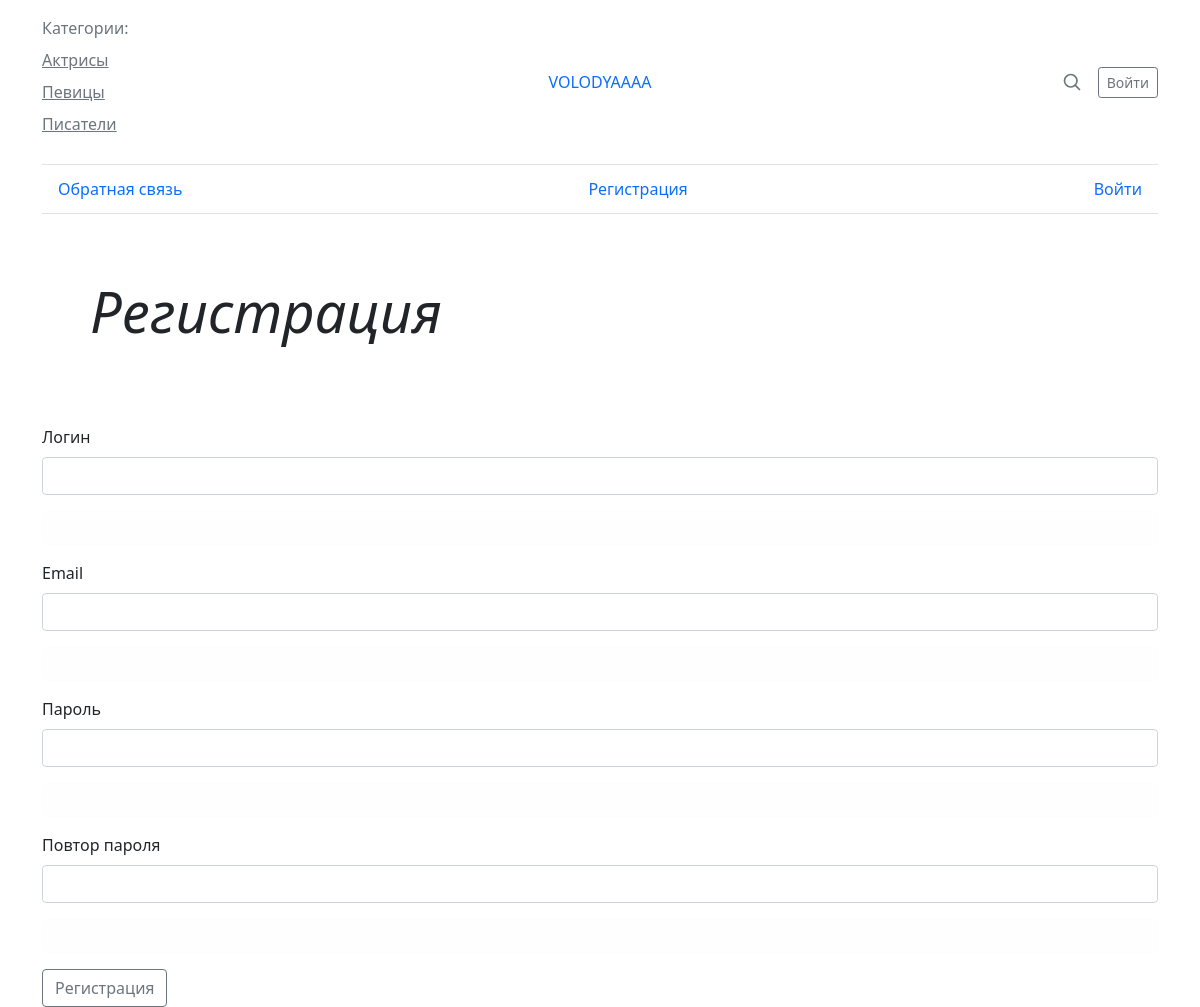
Screenshot of /register/ with the database file from the repository.
### women/models.py (models this page shows, shortened)
class Category(models.Model):
    name = models.CharField(max_length=100, db_index=True)
    slug = models.SlugField(max_length=255, unique=True, db_index=True, verbose_name="URL" )
    def get_absolute_url(self):
        return reverse('category', kwargs={'cat_slug': self.slug})
    class Meta:
        verbose_name = 'Категории'
        verbose_name_plural = 'Категории'

### women/views.py (the view, shortened to what this page needs)
# urls.py: path('register/', RegisterUser.as_view(), name='register'),
class RegisterUser(DataMixin, CreateView):
    form_class = RegisterUserForm
    template_name = 'women/register.html'
    success_url = reverse_lazy('login')
    def get_context_data(self, *, object_list=None, **kwargs):
        context = super().get_context_data(**kwargs)
        c_def = self.get_user_context(title="Регистрация")
        return dict(list(context.items()) + list(c_def.items()) )

### women/forms.py
class RegisterUserForm(UserCreationForm):
    username = forms.CharField(label='Логин', widget=forms.TextInput(attrs={'class': 'form-control'}))
    email = forms.EmailField(label='Email', widget=forms.EmailInput(attrs={'class': 'form-control'}))
    password1 = forms.CharField(label='Пароль', widget=forms.PasswordInput(attrs={'class': 'form-control'}))
    password2 = forms.CharField(label='Повтор пароля', widget=forms.PasswordInput(attrs={'class': 'form-control'}))
    class Meta:
        model = User
        fields = ('username','email', 'password1', 'password2')

### women/utils.py (called while the page is built)
    def get_user_context(self, **kwargs):
        context = kwargs
        cats = Category.objects.annotate(Count('women'))
        user_menu = menu.copy()
        if not self.request.user.is_authenticated:
            user_menu.pop(0)
        context['menu'] = user_menu
        context['cats'] = cats
        if 'cat_selected' not in context:
            context['cat_selected'] = 0
        return context

### women/templates/women/register.html (shortened to what this page needs)
{% extends 'women/base.html' %}
{% block content %}
<form  method="post">
    {% for f in form %}
    <p><label class="form-label" for="{{ f.id_for_label }}">{{f.label}}</label>{{ f }}</p>
    <div class="alert alert-light" role="alert">
    </div>
    {% endfor %}
    <button type="submit" class="btn btn-outline-secondary">Регистрация</button>
</form>
{%endblock%}

### women/templates/women/base.html (shortened to what this page needs)
{% load static %}
{% load women_tags %}
<!DOCTYPE html>
<html lang="en">
<head>
    <link rel="stylesheet" href="{% static 'women/css/style.css' %}">
</head>
<body>
    <div class="container">
        <header class="border-bottom lh-1 py-3">
          <div class="row flex-nowrap justify-content-between align-items-center">
            <div class="col-4 pt-1">
              <p class="link-secondary " >Категории:</p>
             {% for c in cats %}
              {% if c.women__count > 0 %}
             {% if c.pk == cat_selected %}
             <p class="link-primary ">{{c.name}}</p>
             {% else %}
   <p><a class="link-secondary " href="{{ c.get_absolute_url }}">{{c.name}}</a></p>
             {% endif %}
             {% endif %}
             {% endfor %}
            </div>
            <div class="col-4 text-center">
              <a class="blog-header-logo text-body-emphasis text-decoration-none text-uppercase" href="{% url 'home' %}"> VOLODYAAAA</a>
            </div>
            <div class="col-4 d-flex justify-content-end align-items-center">
              <a class="link-secondary" href="#" aria-label="Search">
                <svg xmlns="http://www.w3.org/2000/svg" width="20" height="20" fill="none" stroke="currentColor" stroke-linecap="round" stroke-linejoin="round" stroke-width="2" class="mx-3" role="img" viewBox="0 0 24 24"><title>Search</title><circle cx="10.5" cy="10.5" r="7.5"></circle><path d="M21 21l-5.2-5.2"></path></svg>
              </a>
              <a class="btn btn-sm btn-outline-secondary" href="#">Войти</a>
            </div>
          </div>
        </header>
        {% block mainmenu %}
        <div class="nav-scroller py-1 mb-3 border-bottom">
          <nav class="nav nav-underline justify-content-between">
            {% for m in menu %}
            <a class="nav-item nav-link link-body-emphasis active" href="{% url m.url_name  %}">{{m.title}}</a>
            {% endfor %}
            {% endblock mainmenu %}
            {% if request.user.is_authenticated %}
            <a class="nav-item nav-link link-body-emphasis " href="№">{{user.username}}</a>
            <a class="nav-item nav-link link-body-emphasis " href="{% url 'logout'  %}">Выйти</a>
            {% else %}
            <a class="nav-item nav-link link-body-emphasis " href="{% url 'register'  %}">Регистрация</a>
            <a class="nav-item nav-link link-body-emphasis " href="{% url 'login'  %}">Войти</a>
            {% endif %}
          </nav>
        </div>
      </div>
      <main class="container container-fluid">
        <div class="p-4 p-md-5 mb-4 rounded text-body-emphasis bg-body-secondary">
            <div class="col-lg-6 px-0">
              <h1 class="display-4 fst-italic ">{{title}}</h1>
            </div>
          </div>
{% block content %}
{% endblock %}
        </main>
</body>
</html>

### rows the page displays
Category: name "Актрисы"
Category: name "Певицы"
Category: name "Писатели"

### other values shown
{{ m.title }} "Обратная связь"
{{ title }} "Регистрация"
{{ f.label }} "Логин" "Email" "Пароль" "Повтор пароля"
